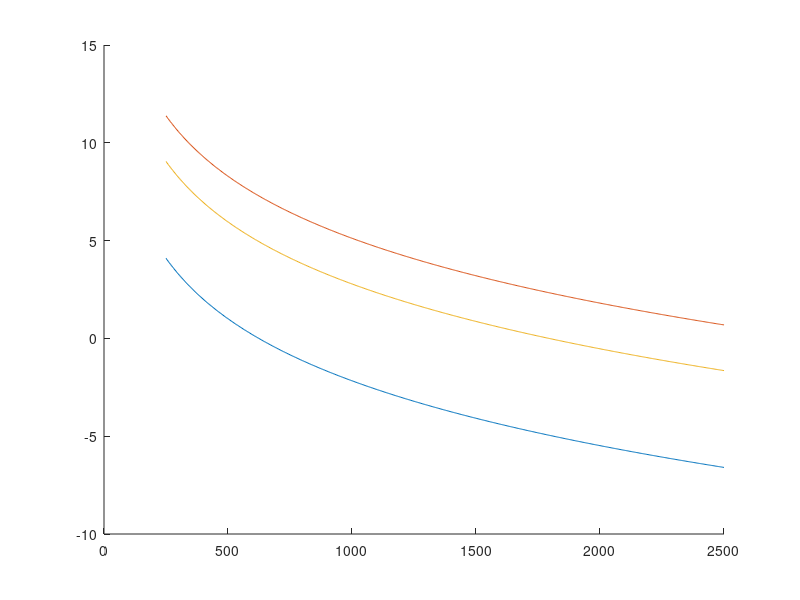

This chart was generated by the following MATLAB code: (Note: this script raises an error after producing the figure.)
clear; % FIX IN REAL CODE = FIRC
%% Tutorial 3 - Communications Link Budget Analysis
%% Introduction
% These tasks cover tutorial 3, which aims to deduce which of three given antennas 
% with given properties is most well suited for the mission objective. The antenna 
% needs to be operational at an altitude of 1336km with enough Link Margin to 
% be able to communicate with the ground station and the ability to operate in 
% the necessary frequency range of the ground station. Once these base requirements 
% have been met, the antenna should, if possible, be optimised for minimum mass 
% and noise temperature, and maximum beamwidth, so that it has the least influence 
% on the spacecraft's dry mass, and therefore delta-v, and it can provide the 
% clearest signal possible even if the antenna is not pointed perfectly towards 
% the groundstation. This will mean that the attitude determination and control 
% system will have to do much less work to constantly correct and perfectly point 
% the spacecraft in the ideal direction to be able to receive and send data or 
% instructions to or from the ground. 
% 
% 
% Task 1 - Identify Receiving and Transmitting Stations
% The receiving element is the ground station and the transmitting element is 
% the space segment because of the presence of 'Downlink Frequency', which indicates 
% that data is being sent down from the space segment to the ground station. 
% 
% 
% Task 2 - Define Constants
% For terms relating to the ground station, I have used 'gs' as a suffix, whereas 
% if the term relates to the space segment, I have used 'ss'. 
% 
% For example, the Transmission Power of the ground station is given as P_Tgs, 
% and the transmission power of an antenna in the space segment is given as P_Tss. 
% Details of the communications link ground station:

P_Tgs = 35;                                 % [W] Transmission Power
T_Rgs = 257;                                % [K] Noise Temperature
D_gs = 4.5;                                 % [m] Antenna Diameter
% Details of the communications link space segment:
% For the space segment, I have created an array for each property, where the 
% first index represents the values for the parabolic antenna, the second is for 
% helix antenna, and the third index is for the horn antenna. This is useful as 
% I will be using matrix multiplication later on, and it is a significantly shorter 
% way of writing out all the constants. 

% antenna_property = [parabolic value, helix value, horn value];
P_Tss = [30, 90, 54];                       % [W] Transmission Power For Each Antenna
T_Rss = [156, 160, 170];                    % [K] Noise Temperature For Each Antenna
theta_bw = [35, 30, 33];                    % [deg] Antenna Beamwidth For Each Antenna
ss_mass = [30, 12, 2];                      % [kg] Mass For Each Antenna
% Details of the platform communications link parameters:

BER = 8 * 10^(-6);                          % Bit Error Rate
R_b = 150;                                  % [Mbps] Transmission Rate
f_d = 8.9;                                  % [GHz] Downlink Frequency
L_i = 1.85;                                 % [dB] Implementation Losses
L_add = 7;                                  % [dB] Additional Losses
k = 1.38 * 10^(-23);                        % [JK^-1] Boltzmann Constant
%% 
% 
% Task 3 - Identify and Rearrange Correct Gain Equations For Each Antenna
% Each antenna has different equations for their respective gains, so it will 
% be necessary to collect and rearrange each equation to find these values. 
% Gain for the Parabolic Antenna
% The empirical formula for gain for a parabolic antenna is given as:
% 
% Equation (8.20)
% $G=17\ldotp 8+20\log \left(D\right)+20\log \left(f\right)$,
% which is not useful yet since we do not know the frequency _f_ or the antenna 
% diameter _D_, however, we can combine the log terms to yield $20\log \left(f*D\right)$, 
% and rearrange the following formula to make _f*D_ the subject since we have 
% _θ_:
% 
% Equation (8.19)
% 
% $\theta =\frac{21}{\left(f\right)\left(D\right)}$,
% 
% where $\theta$ is the antenna beamwidth, _f_ is frequency, and _D_ is the 
% parabolic antenna's diameter. 
% 
% $$\left(f*D\right)=\frac{21}{\theta }$$
% 
% Therefore, the gain equation for a parabolic antenna turns into: 
% 
% $$G=17\ldotp 8+20\log \left(\frac{21}{\theta }\right)$$
% Gain for the Helix Antenna
% A similar approach is required for finding the gain of the Helix antenna with 
% the information we are given. The main formula for gain for a helix antenna 
% is: 
% 
% Equation (8.18)
% $G=10\ldotp 3+10\log \left(\frac{\pi^2 D^2 L}{\lambda^3 }\right)$,
% and the equation that we can rearrange is: 
% 
% Equation (8.17)
% 
% $\theta =\frac{52}{\sqrt{\frac{\pi^2 D^2 L}{\lambda^3 }}}$,
% 
% which, once rearranged, gives: 
% 
% $$\frac{\pi^2 D^2 L}{\lambda^3 }=\frac{{52}^2 }{\theta^2 }$$
% 
% Substituting the above equation into the intial gain equation: 
% 
% $$G=10\ldotp 3+20\log \left(\frac{52}{\theta }\right)$$
% Gain for the Horn Antenna
% Once again, the method for finding the gain of a horn antenna is similar to 
% the previous two, where the initial gain formula is given as: 
% 
% Equation (8.16)
% $G=20\log \left(\frac{\pi D}{\lambda }\right)-2\ldotp 8$,
% and the _θ_ formula to rearrange is:
% 
% Equation (8.15)
% 
% $\theta =\frac{255\lambda }{\pi D}\longrightarrow \frac{\pi D}{\lambda }=\frac{255}{\theta 
% }$,
% 
% and the final equation for gain is:
% 
% $$G=20\log \left(\frac{255}{\theta }\right)-2\ldotp 8$$
% 
% 
% Task 4 - Calculate Gain For Each Antenna
% Now that the individual antenna gain equations have been found, they must 
% be calculated and stored into an array, which I have named 'antenna_gain'. For 
% clarity, I have also made variables for each position in the array that are 
% the gains for their respective antennas. 
% Gain calculation for each antenna:
% To calculate the gain of the antenna's we simply substitute in the known values 
% for θ for each antenna. 
% Parabolic antenna
% Below is the equation for gain for the parabolic antenna, substituting in 
% the value of θ = 35 [deg], which is given at the start of the tutorial as a 
% constant. 
% 
% $$G=17\ldotp 8+20\log \left(\frac{21}{35}\right)=17\ldotp 8+-4\ldotp 437=13\ldotp 
% 363\;\textrm{dB}$$

G_para = 17 + 20*log10(21/theta_bw(1)); % [dB] Parabolic Antenna Gain
% Helix antenna
% The helix antenna's antenna beamwidth θ = 30 [deg], and the equation is shown 
% below. 
% 
% $$G=10\ldotp 3+20\log \left(\frac{52}{30}\right)=10\ldotp 3+4\ldotp 778=15\ldotp 
% 078\;\textrm{dB}$$

G_heli = 10.3 + 20*log10(52/theta_bw(2)); % [dB] Helix Antenna Gain
% Horn antenna
% The horn antenna's antenna beamwidth θ = 33 [deg], and the equation is shown 
% below. 
% 
% $$G=20\log \left(\frac{255}{33}\right)-2\ldotp 8=17\ldotp 761-2\ldotp 8=14\ldotp 
% 961\;\textrm{dB}$$

G_horn = 20*log10(255/theta_bw(3))-2.8; % [dB] Horn Antenna Gain
%% 
% Now that the antenna's individual gains have been calculated, they must be 
% established in an array. 

antenna_gain = [G_para, G_heli, G_horn]; % [dB, dB, dB] Antenna Gains
%% 
% 
% Task 5 - Calculate Effective Isotropic Radiator Power For Each Antenna
% Once the antenna gain array has been established, we can calculate the Effective 
% Isotropic Radiator Power (EIRP) of each antenna and establish those values in 
% an array as well. 
% 
% The EIRP depends on gain $G_T$, and power $P_T$, and the equation is shown 
% below:
% 
% Equation (8.10)
% $$G_T *P_T =\textrm{EIRP}$$
% Now, to calculate each EIRP using the antenna gain array and establish the 
% EIRP array. Before this, however, the transmitted power _P_Tss_ must be converted 
% into decibel watts [dBW] to be able to add it to the antenna gain and receive 
% _EIRP_.  

P_Tss_dBW = 10*log10(P_Tss); % [W]
EIRP = antenna_gain + P_Tss_dBW; % [dBW]
%% 
% 
% Task 6 - Calculate Receiving Station Gain
% To calculate the gain of the receiveing ground station, the correct equation 
% to use is the same as the one used in the calculation of gain for the spacecraft's 
% parabolic antenna because the receiving ground station is a parabolic antenna 
% as well: 
% 
% Equation (8.20)
% 
% $$G=17\ldotp 8+20\log \left(D\right)+20\log \left(f\right)$$
% 
% However, in this case, since we have the antenna diameter and frequency, we 
% can simply use the original equation instead of transforming it to find in terms 
% of θ. Downlink frequency _f=8.9 [GHz]_, and antenna diameter _D = 4.5 [m]._ 
% Additionally, there is no need to convert to Hz from GHz because the equation 
% given required frequency in GHz already. 
% 
% $G=17\ldotp 8+20\log \left(4\ldotp 5\right)+20\log \left(8\ldotp 9\right)$;

G_gs = 17.8 + 20*log10(D_gs) + 20*log10(f_d); % [dB]
%% 
% 
% Task 7 - Calculate Gain to Noise Density Ratio
% To find the gain-to-noise density ratio, we have to first find the noise. 
% 
% Equation (8.22)
% $$N_0 =10\log_{10} \left(k\right)+10\log_{10} \left(T_R \right)$$
% $$N_0 =10\log_{10} \left(1\ldotp 38*{10}^{-23} \right)+10\log_{10} \left(257\right)$$
% 
% $$N_0 =-204\ldotp 5\;{\textrm{dBWHz}}^{-1}$$

noise_gs = 10*log10(k) + 10*log10(T_Rgs); % [dBWHz^-1] Ground Station Noise
%% 
% Now, we simply subtract the noise of the ground station from the calculated 
% gain for the ground station to find the gain-to-noise density ratio as they 
% are both already in decibel form:
% 
% Equation (8.25)
% $$\textrm{GRN0R}=10\log_{10} \left(\frac{G_{\textrm{gs}} }{N_0 }\right)$$
% $$\textrm{GRN0R}=G_{\textrm{gs}} -N_0$$
% 
% $$\textrm{GRN0R}=49\ldotp 85-\left(-204\ldotp 5\right)$$
% 
% $$\textrm{GRN0R}=254\ldotp 35\;\textrm{dBW}\;{\textrm{Hz}}^{-1}$$

GRN0R = G_gs - noise_gs; % [dBWHz^-1] Gain-to-noise density ratio
%% 
% 
% Task 8 - Create Altitude and Slant Range Arrays
% Free space loss (FSL) calculation requires the declaration of an array of 
% altitude ranges that start at the given minimum altitude of 250km and that go 
% up to the maximum given altitude of 2500km. 

alt_range = linspace(250, 2500, 500); % [km] Altitude array from 250km to 2500km
%% 
% This array is used to gather a range of link margins on a range of altitudes 
% so that we can decide which antenna will be most effective. 
% 
% The next step is to calculate the slant range _S,_ which is calculated for 
% each altitude, and for this tutorial, we are considering the worst case scenario, 
% where we assume the spacecraft is being viewed from a ground station at its 
% furthest visible point, which is on the horizon. The equation for slant range 
% is provided below, and for each calculation that uses a range, I will show the 
% minimum and maximum values in the array in question: 
% 
% $S=\sqrt{{\left(R_e +h\right)}^2 -R_e^2 }$,
% 
% where R_e is the earth's radius and h is the orbital altitude
% 
% $$S_1 =\sqrt{{\left(6371+250\right)}^2 -{6371}^2 }=1\ldotp 80*{10}^3 \;m$$
% 
% $$S_{500} =\sqrt{{\left(6371+2500\right)}^2 -{6371}^2 }=6\ldotp 17*{10}^3 
% \;m$$

slant_range = sqrt((6371+alt_range).^2-6371^2); % FIRC replace with R_earth
%% 
% We also have to calculate the wavelength of the transmitted signal, which 
% is found by using the same equation that relates velocity, frequency, and wavelength 
% for any wave of light. 
% 
% $$\lambda =\frac{v}{f}$$
% 
% $$\lambda =\frac{3*{10}^8 }{f_d }=\frac{3*{10}^8 }{8\ldotp 9*{10}^9 }$$
% 
% $$\lambda =0\ldotp 0337\;m$$

lambda = (3*10^8)/(f_d*10^9); % [m] Wavelength
%% 
% 
% Task 9 - Calculate Free Space Loss
% Calculating FSL using the previously calculated variables. 
% 
% FSL equation is given as: 
% 
% Equation (8.30)
% $$L_{\textrm{fs}} =10\log_{10} {\left(\frac{4\pi S}{\lambda }\right)}^2$$
% $$L_{\textrm{fs}} =20\log_{10} \left(\frac{4\pi S}{\lambda }\right)$$
% 
% where λ is the wavelength of the signal, and S is the slant range. 
% 
% $$L_{\textrm{fs1}} =20\log_{10} \left(\frac{4\pi *1800*{10}^3 }{0\ldotp 0337}\right)$$
% 
% $$L_{\textrm{fs1}} =176\ldotp 5\;\textrm{dB}$$
% 
% $$L_{\textrm{fs500}} =20\log_{10} \left(\frac{4\pi *6170*{10}^3 }{0\ldotp 
% 0337}\right)$$
% 
% $$L_{\textrm{fs500}} =187\ldotp 2\;\textrm{dB}$$

L_fs_dB = 20*log10(4*pi*slant_range.*10^3/lambda); % [dB] Free Space Loss
%% 
% 
% Task 10 - Calculate Carrier to Noise Density Ratio
% Now, to calculate Carrier to Noise Density Ratio (CN0R), the equation is once 
% again simple addition as everything has already been worked out in decibel form: 
% 
% Equation (8.33)
% $$\textrm{CN0R}=\textrm{EIRP}+\textrm{GRN0R}-L_{\textrm{fs}} -L_{\textrm{add}}$$
% However, EIRP is different for each antenna and FSL is a 1x500 array so CN0R 
% is being calculated foe each antenna at each altitude, so I have created a 2D, 
% 500x3 array for CN0R, where the first index represents the value of CN0R at 
% one of 500 altitudes, and the second index is the index that corresponds to 
% each antenna type. 
% Parabolic Antenna
% $${\textrm{CN0R}}_{\textrm{parabolic1}} =27\ldotp 33+254\ldotp 35-176\ldotp 
% 5-7$$
% 
% $${\textrm{CN0R}}_{\textrm{parabolic1}} =98\ldotp 14\;\textrm{dBHz}$$
% 
% $${\textrm{CN0R}}_{\textrm{parabolic500}} =27\ldotp 33+254\ldotp 35-187\ldotp 
% 2-7$$
% 
% $${\textrm{CN0R}}_{\textrm{parabolic500}} =87\ldotp 45\;\textrm{dBHz}$$
% Helix Antenna
% $${\textrm{CN0R}}_{\textrm{helix1}} =34\ldotp 62+254\ldotp 35-176\ldotp 5-7$$
% 
% $${\textrm{CN0R}}_{\textrm{helix1}} =105\ldotp 43\;\textrm{dBHz}$$
% 
% $${\textrm{CN0R}}_{\textrm{helix500}} =27\ldotp 33+254\ldotp 35-187\ldotp 
% 2-7$$
% 
% $${\textrm{CN0R}}_{\textrm{helix500}} =94\ldotp 73\;\textrm{dBHz}$$
% Horn Antenna
% $${\textrm{CN0R}}_{\textrm{horn1}} =32\ldotp 28+254\ldotp 35-176\ldotp 5-7$$
% 
% $${\textrm{CN0R}}_{\textrm{horn1}} =103\ldotp 09\;\textrm{dBHz}$$
% 
% $${\textrm{CN0R}}_{\textrm{horn500}} =27\ldotp 33+254\ldotp 35-187\ldotp 2-7$$
% 
% $${\textrm{CN0R}}_{\textrm{horn500}} =92\ldotp 40\;\textrm{dBHz}$$

for i = 1:3
    CN0R(:, i) = EIRP(i) + GRN0R - L_fs_dB - L_add; % Carrier to Noise Density Ratio [dBHz]
%% 
% 
% Task 11 - Calculate Energy per Bit to Noise Density Ratio
% The same 500x3 array method is used for calculating EBN0, and an example calculation 
% for each antenna is shown below: 
% 
% The initial equation for EBN0 is:
% 
% Equation (8.25)
% 
% $\textrm{EBN0}=\textrm{CN0R}-10\log_{10} \left(R_b *{10}^6 \right)$,
% 
% where R_b is transmission rate [Mbps]
% Parabolic Antenna
% $${\textrm{EBN0}}_{\textrm{parabolic1}} =98\ldotp 14-10\log_{10} \left(150*{10}^6 
% \right)$$
% 
% $${\textrm{ENB0}}_{\textrm{parabolic1}} =16\ldotp 38\;\textrm{dB}$$
% Helix Antenna
% $${\textrm{EBN0}}_{\textrm{helix1}} =105\ldotp 43-10\log_{10} \left(150*{10}^6 
% \right)$$
% 
% $${\textrm{ENB0}}_{\textrm{helix1}} =23\ldotp 67\;\textrm{dB}$$
% Horn Antenna
% $${\textrm{EBN0}}_{\textrm{horn1}} =103\ldotp 09-10\log_{10} \left(150*{10}^6 
% \right)$$
% 
% $${\textrm{EBN0}}_{\textrm{horn1}} =21\ldotp 33\;\textrm{dB}$$
% 
% In the code itself, this operation is obviously much quicker because it is 
% creating the array as it finds the values. 

    EBN0(:, i) = CN0R(:, i) - 10*log10(R_b * 10^6); % Energy per bit-to-noise density ratio [dB]
end
%% 
% 
% Task 12 - Calculate Probability of Error
% Now for link quality requirements, we must first find the probability that 
% a single bit is erroneous, which, for  Differnetial Phase Shift Keying (DPSK) 
% modulation technology, is given by the following equation: 
% 
% $$P_e =\frac{1}{2}e^{-{10}^{\left({\frac{E_b }{N_0 }}_{\textrm{BER},\;\textrm{est}} 
% *\frac{1}{10}\right)} }$$
% 
% In this equation, ${\frac{E_b }{N_0 }}_{\textrm{BER},\;\textrm{est}}$ represents 
% an array which contains a range of possible values of EBN0 that still meet performance 
% requirements. The array is established below: 

EBN0_est = linspace(0, 15); % [dB]
P_e = 0.5*exp(-10.^((EBN0_est)./10)); % Probability of Error
%% 
% 
% Task 13 - Find Appropriate EBN0 Value to Best Match the Bit Error Rate
% Now to find the best EBN0 value for the satellite's required Bit Error Rate 
% (BER), we use the given interp1 function. 

EBN0_best = interp1(P_e, EBN0_est, BER); % [dB]
%% 
% 
% Task 14 - Calculate Link Margin For Each Antenna
% The final link margin calculation uses the results from Task 11 and Task 13: 
% 
% $$\textrm{Link}\;\textrm{Margin}=\textrm{EBN0}-{\textrm{ENB0}}_{\textrm{best}} 
% -L_i$$
% 
% This operation will have to be carried out with a for loop to create a 500x3 
% 2D array to find the link margin for each available antenna across slant ranges. 

link_margin = EBN0 - EBN0_best - L_i;
%% 
% 
% Task 15 - Plot Resultant Link Margin VS Altitude
% Now to plot the link margins for each antenna against each other across slant 
% ranges. 

for j = 1:500
    if link_margin(j, 3) <=0.006 && link_margin(j, 3) >= -0.006
        max_horn_altitude = alt_range(j);
    end
end
%% 
% The above piece of code calculates the maximum altitude at which the horn 
% stops being able to transmit to the ground station, which will be talked about 
% further in the discussion. 

figure;
hold on;
plot(alt_range, link_margin);
xline(max_horn_altitude, 'r:');
ylabel('Link Margin [dB]');
xlabel('Altitude [km]');
xline(1336, 'k--', '1336km', 'LabelVerticalAlignment', 'bottom');
yline(0, 'k--', 'Minimum Link Margin', 'LabelVerticalAlignment', 'bottom');
legend('Parabolic Antenna', 'Helix Antenna', 'Horn Antenna');
%% 
% 
%% Discussion
%% 
% # Given the chosen altitude of 1336km, only the horn antenna or the helix 
% antenna would be suitable as the parabolic antenna has a negative link margin 
% at 1336km altitude, meaning that it would not have enough gain to communicate 
% with the ground station for this particular mission. 
% # The parabolic antenna is not usable due to the negative link margin at the 
% required altitude. The helix antenna, despite being above the link margin for 
% all altitudes up to 2500km, would not be able to communicate with the receiving 
% ground station because of its frequency range. Helix antennas operate between 
% 300MHz and 3GHz, which is below the required downlink frequency of 8.9GHz. I 
% would propose the horn antenna because it is the only antenna that can communicate 
% with the ground station based on its frequency range (300MHz - 30GHz) and positive 
% link margin at the required altitude. The horn antenna has the additional benefits 
% of being 10kg lighter than the helix antenna as well as having 3 degrees extra 
% of antenna beamwidth. On the other hand, it has lower transmission power, and 
% higher noise temperature than the helix antenna, as well as having a limit to 
% its altitude as it does not have sufficient link margin to communicate with 
% the ground station beyond a certain altitude (roughly 1800km). 
% # If I could adjust any part of either the space or ground segment by a factor 
% of 2, I would double the ground station's antenna diameter to provide additional 
% gain and therefore additional link margin to the mission. This would not increase 
% the mass of the spacecraft itself, and might actually decrease the size of antenna 
% required, thereby decreasing dry mass, increasing possible change in velocity 
% given the same mass of fuel, which could then mean that less fuel is required 
% for the same mission specification. This would save cost and complexity from 
% the mission as well as perhaps allowing it to be a passenger on a rideshare 
% mission, meaning that launch price would decrease considerably. On the other 
% hand, it may delay the launch date as the ground station antenna needs to be 
% upgraded so considerably, but the most likely outcome is that the mission would 
% switch to a different antenna altogether, meaning that there would not be any 
% effect on launch date.